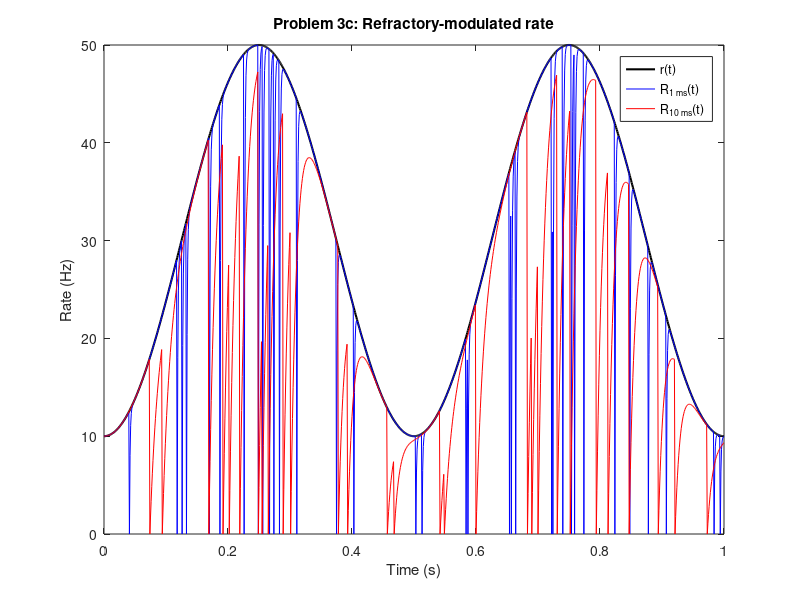

Write the MATLAB code that produced this figure.
%% problem 3c: Inhomogeneous poisson with exponential refractory period
dt=1e-3;
t=0:dt:1;
nbins=numel(t);
r= @(t) 20*sin(4*pi*t- pi/2)+30;
tau_list= [1e-3,10e-3];
R_all    = zeros(numel(tau_list), nbins); % 1*2 matrix initialized with zeros
spikes=cell(size(tau_list)); % a 1*2 cell to save spikes for the two taus

% now let's loop over the refractory constants
rng(0,'twister'); 
for k=1:numel(tau_list)
    tau_r= tau_list(k);
     del_t    = Inf; % time since last spike
     Rvec=zeros(1,nbins); % vector of R(t) initialized with zeros for current row of R_all
     spk=false(1,nbins); % vector of spikes initialized with zeros (logical array)
     % now let's loop over each time interval for a given refractory constant tau

     for i=1:nbins
         % a. calculate r(t) and corresponding R(t)

         rt= r(t(i)); % current sinusoidal rate
         R_current= rt*(1-exp(-del_t/tau_r)); % R(t) function of r(t) and current tau
         Rvec(i)= R_current; % replace with the current R(t)
         % b. let's draw spike probability with R_current*dt
         if R_current*dt>rand
             spk(i)=true;
             del_t=0; % reset the recovery period
         
         else
             del_t=del_t+dt; % accumulate the recovery period
         end

     end
     R_all(k,:)=Rvec;
     spikes{k}=find(spk)*dt; % find indices of true enteries in spk. then nbin(i)*dt= t(i)=spike time

end

% plot
figure('Color','w');
plot(t, r(t),      'k-', 'LineWidth',1.5), hold on;
plot(t, R_all(1,:), 'b-');
plot(t, R_all(2,:), 'r-');
legend('r(t)','R_{1\rm ms}(t)','R_{10\rm ms}(t)','Location','NorthEast');
xlabel('Time (s)'), ylabel('Rate (Hz)');
title('Problem 3c: Refractory‐modulated rate');





